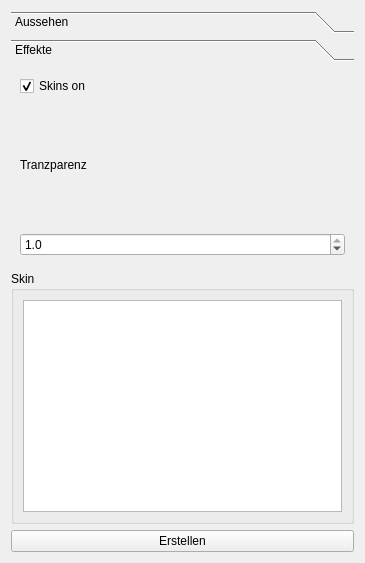
<?xml version="1.0" encoding="UTF-8"?>
<ui version="4.0">
 <class>configurator</class>
 <widget class="QWidget" name="configurator">
  <property name="geometry">
   <rect>
    <x>0</x>
    <y>0</y>
    <width>365</width>
    <height>563</height>
   </rect>
  </property>
  <property name="windowTitle">
   <string>Skin Config</string>
  </property>
  <layout class="QGridLayout">
   <item row="0" column="0">
    <widget class="QToolBox" name="toolBox">
     <property name="currentIndex">
      <number>1</number>
     </property>
     <widget class="QWidget" name="page">
      <property name="geometry">
       <rect>
        <x>0</x>
        <y>0</y>
        <width>347</width>
        <height>199</height>
       </rect>
      </property>
      <attribute name="label">
       <string>Aussehen</string>
      </attribute>
      <layout class="QGridLayout">
       <property name="margin">
        <number>9</number>
       </property>
       <property name="spacing">
        <number>6</number>
       </property>
       <item row="1" column="0">
        <widget class="QGroupBox" name="groupBox_2">
         <property name="title">
          <string>Schriften</string>
         </property>
         <layout class="QGridLayout">
          <property name="margin">
           <number>9</number>
          </property>
          <property name="spacing">
           <number>6</number>
          </property>
          <item row="0" column="0">
           <widget class="QPushButton" name="fs">
            <property name="text">
             <string>Schriftart Titeltext</string>
            </property>
           </widget>
          </item>
         </layout>
        </widget>
       </item>
       <item row="0" column="0">
        <widget class="QGroupBox" name="groupBox">
         <property name="title">
          <string>Farben</string>
         </property>
         <layout class="QGridLayout">
          <property name="margin">
           <number>9</number>
          </property>
          <property name="spacing">
           <number>6</number>
          </property>
          <item row="0" column="0">
           <widget class="QPushButton" name="bcs">
            <property name="text">
             <string>Hintergrund</string>
            </property>
            <property name="iconSize">
             <size>
              <width>32</width>
              <height>32</height>
             </size>
            </property>
           </widget>
          </item>
          <item row="1" column="0">
           <widget class="QPushButton" name="tcs">
            <property name="text">
             <string>Titeltext</string>
            </property>
            <property name="iconSize">
             <size>
              <width>32</width>
              <height>32</height>
             </size>
            </property>
           </widget>
          </item>
         </layout>
        </widget>
       </item>
      </layout>
     </widget>
     <widget class="QWidget" name="Seite">
      <property name="geometry">
       <rect>
        <x>0</x>
        <y>0</y>
        <width>347</width>
        <height>199</height>
       </rect>
      </property>
      <attribute name="label">
       <string>Effekte</string>
      </attribute>
      <layout class="QGridLayout">
       <item row="0" column="0">
        <widget class="QCheckBox" name="skinon">
         <property name="text">
          <string>Skins on</string>
         </property>
         <property name="checked">
          <bool>true</bool>
         </property>
        </widget>
       </item>
       <item row="2" column="0">
        <widget class="QDoubleSpinBox" name="doubleSpinBox">
         <property name="decimals">
          <number>1</number>
         </property>
         <property name="minimum">
          <double>0.100000000000000</double>
         </property>
         <property name="maximum">
          <double>1.000000000000000</double>
         </property>
         <property name="singleStep">
          <double>0.100000000000000</double>
         </property>
         <property name="value">
          <double>1.000000000000000</double>
         </property>
        </widget>
       </item>
       <item row="1" column="0">
        <widget class="QLabel" name="label">
         <property name="text">
          <string>Tranzparenz</string>
         </property>
        </widget>
       </item>
      </layout>
     </widget>
    </widget>
   </item>
   <item row="1" column="0">
    <widget class="QGroupBox" name="groupBox_3">
     <property name="title">
      <string>Skin</string>
     </property>
     <layout class="QGridLayout">
      <property name="margin">
       <number>9</number>
      </property>
      <property name="spacing">
       <number>6</number>
      </property>
      <item row="0" column="0">
       <widget class="QListWidget" name="skinList"/>
      </item>
     </layout>
    </widget>
   </item>
   <item row="2" column="0">
    <widget class="QPushButton" name="erstellen">
     <property name="text">
      <string>Erstellen</string>
     </property>
    </widget>
   </item>
  </layout>
 </widget>
 <resources/>
 <connections/>
</ui>
